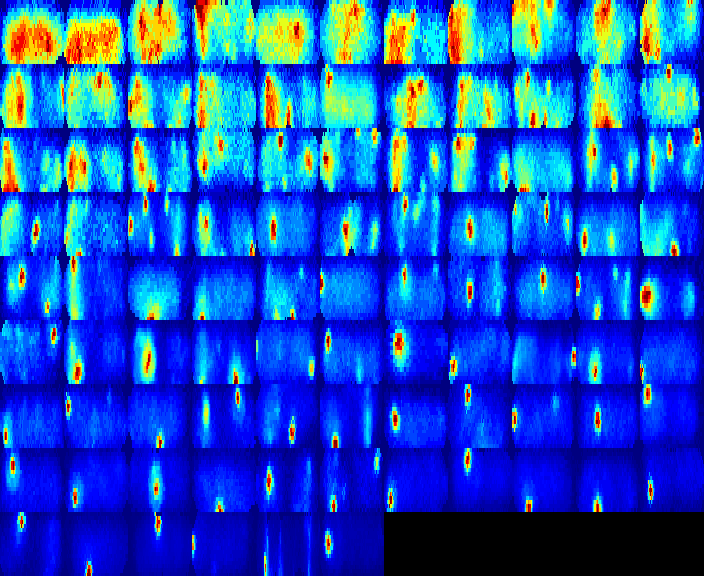
#> input picture map_64_combined.png, 704 x 576 px, given as the content of the folder experimental/DotPatternMap/images/map64, which was not available
$ python clustering.py   (older library calls are emulated)
#> lines starting #> are read from the running program, lines starting #| are printed output that depends on the picture; pictures that were not available may be replaced by others from this repository, and a replacement may not be noted
import os
import numpy as np
import cv2  # OpenCVをインポート
from sklearn.cluster import KMeans
from sklearn.decomposition import PCA
import shutil
from mahotas.features import zernike_moments  # Mahotasライブラリを使用

# 画像パスの設定
image_dir = "experimental/DotPatternMap/images/map64"
image_paths = [
    os.path.join(image_dir, file)
    for file in os.listdir(image_dir)
    if file.endswith(".png")
]


# 特徴抽出関数 (Zernikeモーメント)
def extract_features(image_path):
    image = cv2.imread(image_path, cv2.IMREAD_GRAYSCALE)
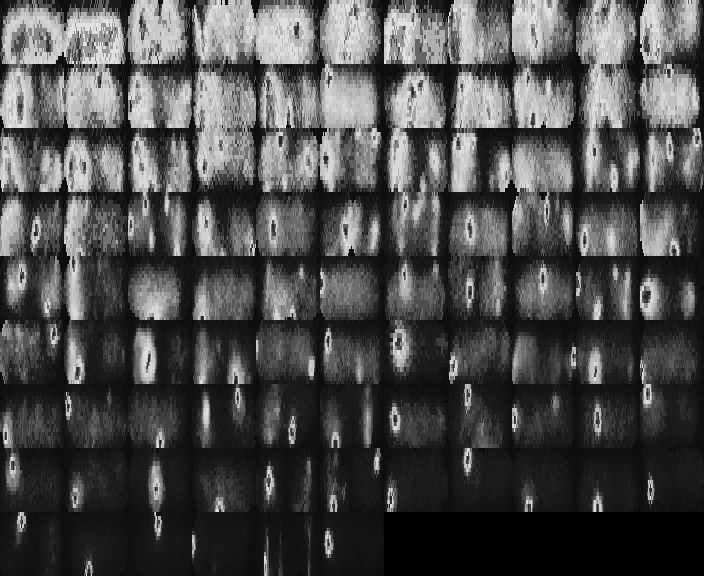
#> image: shape (576, 704); min 0, max 225, mean 75.9
    image_resized = cv2.resize(image, (64, 64))  # 必要に応じてサイズ変更
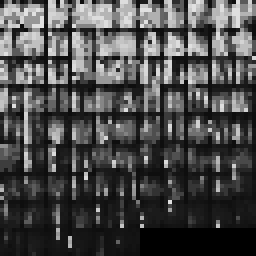
#> image_resized: shape (64, 64) (shown 4 times larger); min 0, max 225, mean 74.8
    _, binary_image = cv2.threshold(image_resized, 128, 255, cv2.THRESH_BINARY)
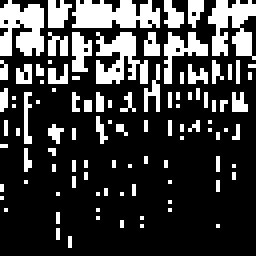
#> binary_image: shape (64, 64) (shown 4 times larger); 24.1% white in thin lines or dots
    radius = 32  # 画像サイズの半分
    zernike_features = zernike_moments(binary_image, radius, degree=8)
    return zernike_features


# すべての画像から特徴を抽出
features = []
cell_ids = []
for path in image_paths:
    cell_id = os.path.basename(path).split(".")[0]
    cell_ids.append(cell_id)
    features.append(extract_features(path))
#> (the call stopped at in extract_features, `zernike_features = zernike_moments(binary_image, radius, degree=8)`: mahotas is not available in this run)

features = np.array(features)

# 次元削減 (PCA)
pca = PCA(n_components=10)
#> (the run stopped early here; a loop or call above may not have finished)
